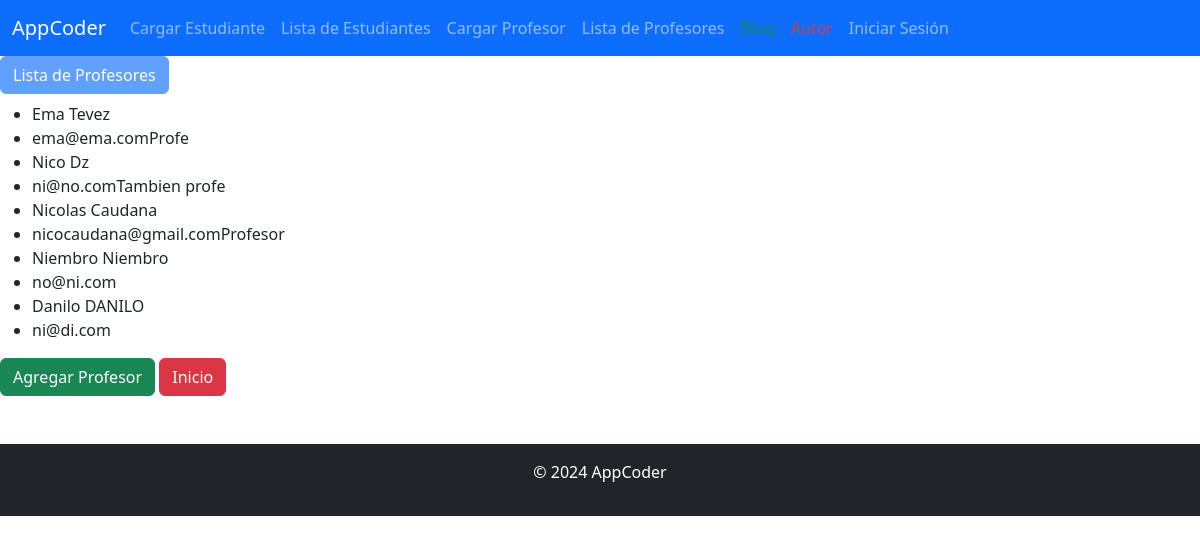
The page /profesores/ on the database its author committed.
### AppCoder/models.py (models this page shows, shortened)
class Profesor(models.Model):
    nombre = models.CharField(max_length=30)
    apellido = models.CharField(max_length=30)
    email = models.EmailField()
    profesion = models.CharField(max_length=30)
    direccion = models.CharField(max_length=50)

### AppCoder/views.py (the view)
# urls.py: path('profesores/', lista_profesores, name='lista_profesores'),
def lista_profesores(request):
    profesores = Profesor.objects.all()
    return render(request, 'AppCoder/lista_profesores.html', {'profesores': profesores})

### AppCoder/templates/AppCoder/lista_profesores.html (shortened to what this page needs)
{% extends "AppCoder/index.html" %}
{% load static %}
{% block cuerpo %}
    <h1 class="btn btn-primary disabled" role="button" aria-disabled="true">Lista de Profesores</h1>
    <ul>
        {% for profesor in profesores %}
            <li>{{profesor.nombre}} {{profesor.apellido}}</li>
            <li>{{profesor.email}}{{profesor.profesion}}</li>
        {% endfor %}
    </ul>
    <a href="{% url 'cargar_profesor' %}" class="btn btn-success">Agregar Profesor</a>
    <a href="{% url 'index'  %}" class="btn btn-danger">Inicio </a>
{% endblock %}

### rows shown on the page
Profesor: nombre "Ema", apellido "Tevez", email "ema@ema.com", profesion "Profe"
Profesor: nombre "Nico", apellido "Dz", email "ni@no.com", profesion "Tambien profe"
Profesor: nombre "Nicolas", apellido "Caudana", email "nicocaudana@gmail.com", profesion "Profesor"
Profesor: nombre "Niembro", apellido "Niembro", email "no@ni.com"
Profesor: nombre "Danilo", apellido "DANILO", email "ni@di.com"
